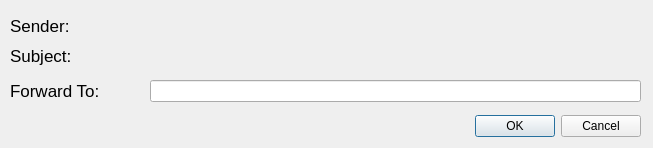
<?xml version="1.0" encoding="UTF-8"?>
<ui version="4.0">
 <class>ForwardDialog</class>
 <widget class="QDialog" name="ForwardDialog">
  <property name="geometry">
   <rect>
    <x>0</x>
    <y>0</y>
    <width>653</width>
    <height>148</height>
   </rect>
  </property>
  <property name="windowTitle">
   <string>Forward Mail</string>
  </property>
  <widget class="QDialogButtonBox" name="buttonBox">
   <property name="geometry">
    <rect>
     <x>340</x>
     <y>110</y>
     <width>301</width>
     <height>32</height>
    </rect>
   </property>
   <property name="orientation">
    <enum>Qt::Horizontal</enum>
   </property>
   <property name="standardButtons">
    <set>QDialogButtonBox::Cancel|QDialogButtonBox::Ok</set>
   </property>
  </widget>
  <widget class="QLabel" name="label">
   <property name="geometry">
    <rect>
     <x>10</x>
     <y>80</y>
     <width>141</width>
     <height>21</height>
    </rect>
   </property>
   <property name="font">
    <font>
     <pointsize>13</pointsize>
    </font>
   </property>
   <property name="text">
    <string>Forward To:</string>
   </property>
  </widget>
  <widget class="QLineEdit" name="lineEdit">
   <property name="geometry">
    <rect>
     <x>150</x>
     <y>80</y>
     <width>491</width>
     <height>22</height>
    </rect>
   </property>
  </widget>
  <widget class="QLabel" name="label_2">
   <property name="geometry">
    <rect>
     <x>10</x>
     <y>40</y>
     <width>141</width>
     <height>31</height>
    </rect>
   </property>
   <property name="font">
    <font>
     <pointsize>13</pointsize>
    </font>
   </property>
   <property name="text">
    <string>Subject: </string>
   </property>
  </widget>
  <widget class="QLabel" name="label_3">
   <property name="geometry">
    <rect>
     <x>10</x>
     <y>10</y>
     <width>141</width>
     <height>31</height>
    </rect>
   </property>
   <property name="font">
    <font>
     <pointsize>13</pointsize>
    </font>
   </property>
   <property name="text">
    <string>Sender: </string>
   </property>
  </widget>
  <widget class="QLabel" name="sender_label">
   <property name="geometry">
    <rect>
     <x>150</x>
     <y>10</y>
     <width>491</width>
     <height>31</height>
    </rect>
   </property>
   <property name="font">
    <font>
     <pointsize>12</pointsize>
    </font>
   </property>
   <property name="text">
    <string/>
   </property>
   <property name="wordWrap">
    <bool>true</bool>
   </property>
  </widget>
  <widget class="QLabel" name="subject_label">
   <property name="geometry">
    <rect>
     <x>150</x>
     <y>40</y>
     <width>491</width>
     <height>31</height>
    </rect>
   </property>
   <property name="font">
    <font>
     <pointsize>12</pointsize>
    </font>
   </property>
   <property name="text">
    <string/>
   </property>
   <property name="wordWrap">
    <bool>true</bool>
   </property>
  </widget>
 </widget>
 <resources/>
 <connections>
  <connection>
   <sender>buttonBox</sender>
   <signal>accepted()</signal>
   <receiver>ForwardDialog</receiver>
   <slot>accept()</slot>
   <hints>
    <hint type="sourcelabel">
     <x>248</x>
     <y>254</y>
    </hint>
    <hint type="destinationlabel">
     <x>157</x>
     <y>274</y>
    </hint>
   </hints>
  </connection>
  <connection>
   <sender>buttonBox</sender>
   <signal>rejected()</signal>
   <receiver>ForwardDialog</receiver>
   <slot>reject()</slot>
   <hints>
    <hint type="sourcelabel">
     <x>316</x>
     <y>260</y>
    </hint>
    <hint type="destinationlabel">
     <x>286</x>
     <y>274</y>
    </hint>
   </hints>
  </connection>
 </connections>
</ui>
